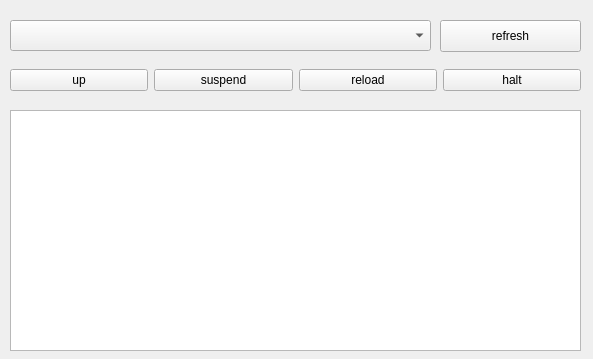
<?xml version="1.0" encoding="UTF-8"?>
<ui version="4.0">
 <class>MainWindow</class>
 <widget class="QMainWindow" name="MainWindow">
  <property name="geometry">
   <rect>
    <x>0</x>
    <y>0</y>
    <width>593</width>
    <height>359</height>
   </rect>
  </property>
  <property name="minimumSize">
   <size>
    <width>593</width>
    <height>359</height>
   </size>
  </property>
  <property name="maximumSize">
   <size>
    <width>593</width>
    <height>359</height>
   </size>
  </property>
  <property name="windowTitle">
   <string>MainWindow</string>
  </property>
  <widget class="QWidget" name="centralwidget">
   <widget class="QPushButton" name="buttonGetPaths">
    <property name="geometry">
     <rect>
      <x>440</x>
      <y>20</y>
      <width>141</width>
      <height>32</height>
     </rect>
    </property>
    <property name="styleSheet">
     <string notr="true"/>
    </property>
    <property name="text">
     <string>refresh</string>
    </property>
   </widget>
   <widget class="QComboBox" name="comboPaths">
    <property name="geometry">
     <rect>
      <x>10</x>
      <y>20</y>
      <width>421</width>
      <height>31</height>
     </rect>
    </property>
    <property name="styleSheet">
     <string notr="true">font-size: 14pt;</string>
    </property>
   </widget>
   <widget class="QWidget" name="horizontalLayoutWidget">
    <property name="geometry">
     <rect>
      <x>10</x>
      <y>60</y>
      <width>571</width>
      <height>41</height>
     </rect>
    </property>
    <layout class="QHBoxLayout" name="horizontalLayout">
     <item>
      <widget class="QPushButton" name="buttonUp">
       <property name="styleSheet">
        <string notr="true"/>
       </property>
       <property name="text">
        <string>up</string>
       </property>
      </widget>
     </item>
     <item>
      <widget class="QPushButton" name="buttonSuspend">
       <property name="text">
        <string>suspend</string>
       </property>
      </widget>
     </item>
     <item>
      <widget class="QPushButton" name="buttonReload">
       <property name="text">
        <string>reload</string>
       </property>
      </widget>
     </item>
     <item>
      <widget class="QPushButton" name="buttonHalt">
       <property name="text">
        <string>halt</string>
       </property>
      </widget>
     </item>
    </layout>
   </widget>
   <widget class="QTextEdit" name="textEdit">
    <property name="geometry">
     <rect>
      <x>10</x>
      <y>110</y>
      <width>571</width>
      <height>241</height>
     </rect>
    </property>
   </widget>
  </widget>
 </widget>
 <tabstops>
  <tabstop>buttonHalt</tabstop>
 </tabstops>
 <resources/>
 <connections/>
</ui>
